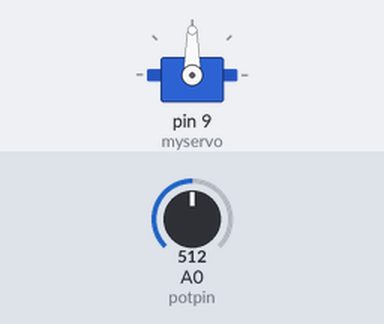
Bench run of a sketch on a simulated Arduino Uno, built with avr-gcc and run on an emulated ATmega328P. Parts: servo. The inputs (shaded band) are chosen by the test bench; at power-on: A0 (potpin) = 512.

Above: at 1.2 s.
1.3 s: A0 (potpin) set to 716
At 2.3 s:
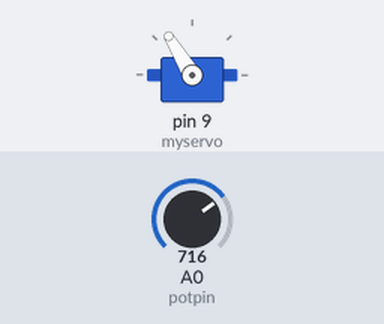
2.8 s: A0 (potpin) set to 900
At 3.1 s:
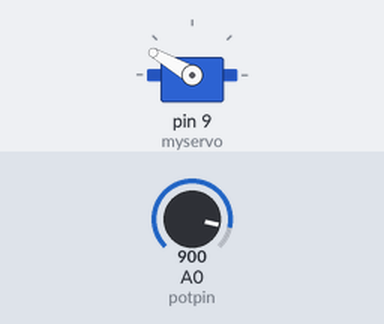
4.3 s: A0 (potpin) set to 1023
At 4.6 s:
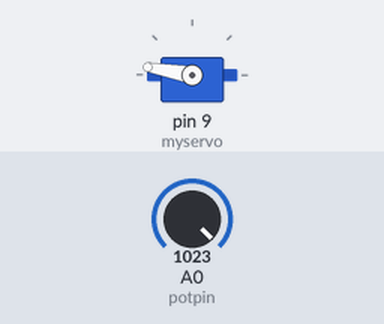
5.8 s: A0 (potpin) set to 306
At 6.6 s:
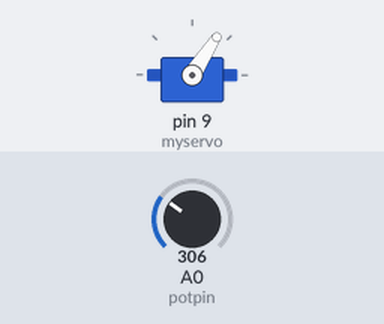
7.3 s: A0 (potpin) set to 122
At 8.1 s:
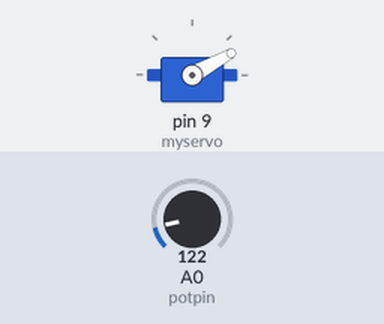
Timing chart, 0 to 9.8 s (numbered marks = the images above; inputs shaded):
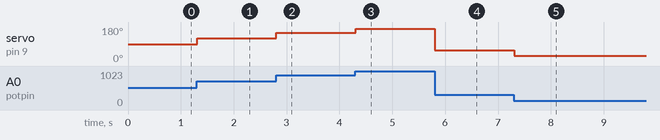

Measured:
- after the input at 1.3 s, servo on pin 9 (myservo): 90° → 121° at once
- after the input at 2.8 s, servo on pin 9 (myservo): 121° → 150° at once
- after the input at 4.3 s, servo on pin 9 (myservo): 150° → 170° at once
- after the input at 5.8 s, servo on pin 9 (myservo): 170° → 57° at once
- after the input at 7.3 s, servo on pin 9 (myservo): 57° → 29° at once

The sketch:

Knob_2.ino
```cpp
/* Knob

   Rotazione di un servomotore tramite un potenziometro

L'utilizzo della libreria Servo rende inutilizzabile analogWrite()
sui pin 9 e 10 dato che utilizza i timer associati a questi PIN.

Power: un servo da 9g puo' arrivare ad impegnare 750mA sotto carico
(se viene opposta resistenza al movimento del servo), un  SG90 prende
~62mA se il movimento e' libero. Quindi in fase di test il servo puo'
essere alimentato direttamente da una scheda Arduino (200ma dal PIN 5v)
ma per l'uso finale dovra' essere alimentato autonomamente.

Schema:
- https://www.arduino.cc/en/uploads/Tutorial/knob_bb.png
*/

// Schema: https://lab.piffa.net/schemi/potenziometro_bb.png

#include <Servo.h>

Servo myservo;  // create servo object to control a servo

const int potpin = A0;  // analog pin used to connect the potentiometer
int val;    // variable to read the value from the analog pin

void setup()
{
  myservo.attach(9);  // attaches the servo on pin 9 to the servo object
}

void loop()
{
  val = analogRead(potpin);            // reads the value of the potentiometer (value between 0 and 1023)
  constrain(val,0,1023);
  val = map(val, 0, 1023, 10, 170);    // scale it to use it with the servo (value between 10 and 170)
  myservo.write(val);                  // sets the servo position according to the scaled value
  delay(15);                           // waits for the servo to get there
}
```
